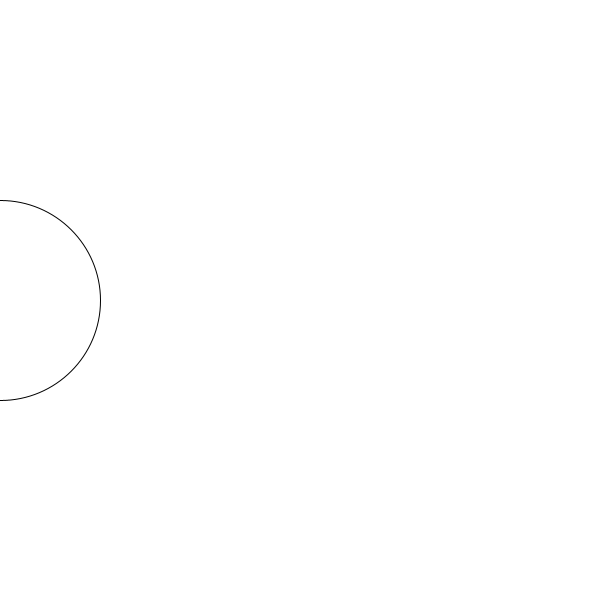
Frame 1 (no input)
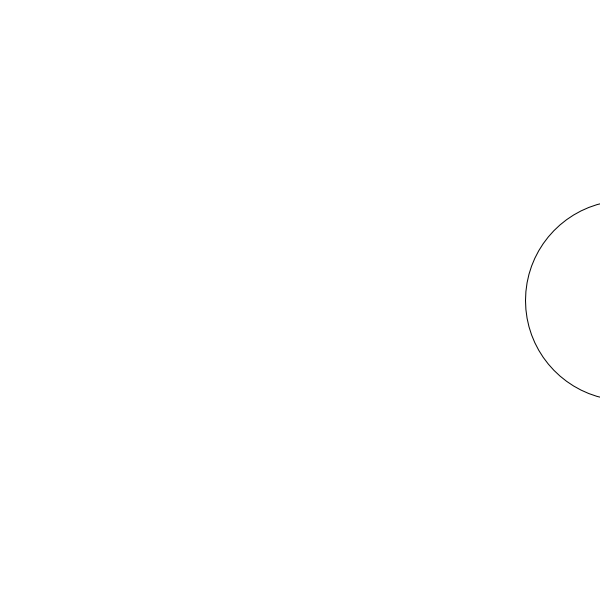
Frame 60 (the mouse pressed at the canvas centre just before this capture)
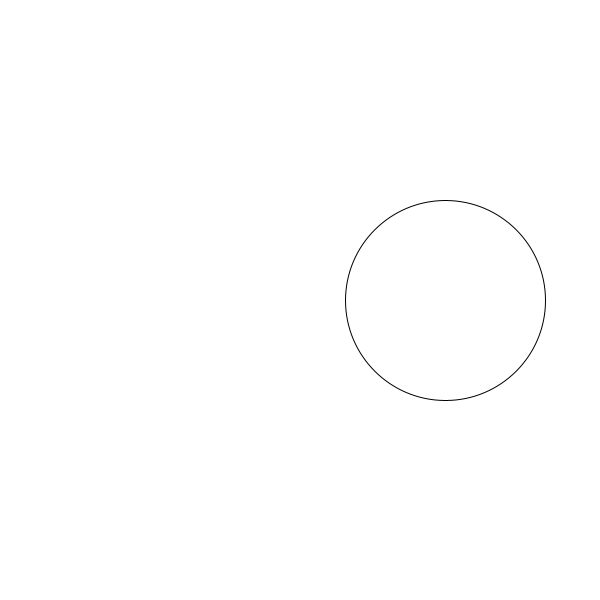
Frame 120 (the mouse held since frame 60 and released just before this capture)

The Processing sketch that drew these frames (run headless with seeded random() and noise(); from frame 60 on, the mouse is pressed at the canvas centre):

// Processing sketch: sketch_250210a
// ── sketch_250210a.pde
//Nori Minamitani
//February 10, 2025

int x;

void setup() {
  size(600,600);
  x = 0;
} //end


void draw() {
  background(255);
  ellipse(x,300,200,200);
  x = x - 3;
  if (x < -100) {
    x = 700;
  }
} //end 
